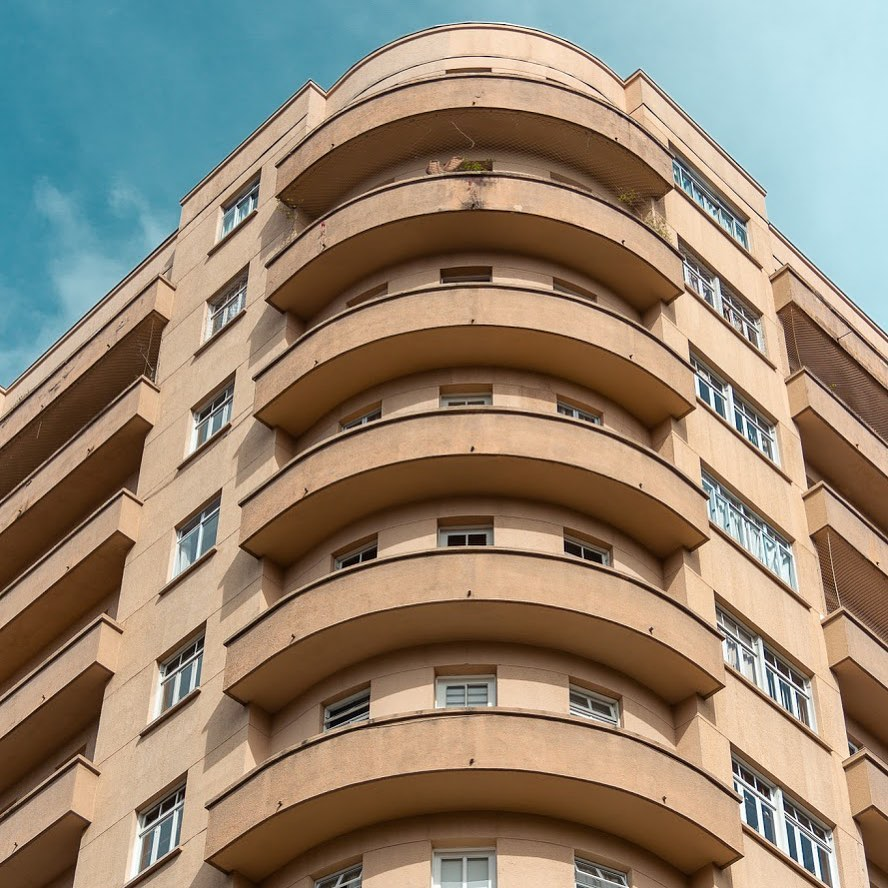
#> input picture code/fourier-transforms/predio.jpg, 888 x 888 px
$ python filtragem-fourier.py   (older library calls are emulated)
#> lines starting #> are read from the running program, lines starting #| are printed output that depends on the picture
"""
filtragem-fourier.py
Implementação de filtros no domínio da frequência usando Transformada de Fourier
"""

import numpy as np
import cv2
import matplotlib.pyplot as plt

def aplicar_filtro_fourier(imagem, tipo_filtro='lowpass', cutoff=30):
    """Aplica filtro passa-baixa ou passa-alta via FFT.

    Parâmetros:
        imagem (np.ndarray): Imagem de entrada (colorida ou grayscale).
        tipo_filtro (str): 'lowpass' (borrar) ou 'highpass' (nitidez).
        cutoff (int): Raio da região de corte em frequência.

    Retorna:
        np.ndarray: Imagem filtrada normalizada em [0, 255].
    """
    # Validar parâmetros
    if cutoff <= 0:
        raise ValueError("cutoff deve ser positivo.")

    # Converter para grayscale
    if len(imagem.shape) == 3:
        img_gray = cv2.cvtColor(imagem, cv2.COLOR_BGR2GRAY)
    else:
        img_gray = imagem.copy()

    rows, cols = img_gray.shape
    if cutoff >= min(rows, cols) // 2:
        raise ValueError("cutoff excede as dimensões da imagem.")

    # Transformada de Fourier
    fft = np.fft.fft2(img_gray)
    fft_shift = np.fft.fftshift(fft)

    # Criar máscara Gaussiana para evitar ringing (Figura 3.24 do livro)
    center_row, center_col = rows // 2, cols // 2
    y, x = np.ogrid[:rows, :cols]
    distancia = np.sqrt((x - center_col)**2 + (y - center_row)**2)

    if tipo_filtro == 'lowpass':
        mask = np.exp(-(distancia**2) / (2 * (cutoff**2)))
    elif tipo_filtro == 'highpass':
        mask = 1 - np.exp(-(distancia**2) / (2 * (cutoff**2)))
    else:
        raise ValueError("tipo_filtro deve ser 'lowpass' ou 'highpass'")

    # Aplicar filtro e transformada inversa
    fft_filtrado = fft_shift * mask
    img_filtrada = np.fft.ifft2(np.fft.ifftshift(fft_filtrado))
    img_filtrada = np.abs(img_filtrada)
    img_filtrada = cv2.normalize(img_filtrada, None, 0, 255, cv2.NORM_MINMAX, dtype=cv2.CV_8U)

    return img_filtrada

def visualizar_espectro(fft_shift):
    """Visualiza o espectro de Fourier em log scale."""
    magnitude = np.log(1 + np.abs(fft_shift))
    plt.imshow(magnitude, cmap='gray')
    plt.title('Espectro de Frequência (log)')
    plt.axis('off')
    plt.show()

def visualizar_resultados(original, filtrada1, filtrada2, titulo1, titulo2, salvar=False):
    """Exibe e/ou salva os resultados comparativos."""
    plt.figure(figsize=(15, 5))

    plt.subplot(1, 3, 1)
    if len(original.shape) == 3:
        plt.imshow(cv2.cvtColor(original, cv2.COLOR_BGR2RGB))
    else:
        plt.imshow(original, cmap='gray')
    plt.title('Original')
    plt.axis('off')

    plt.subplot(1, 3, 2)
    plt.imshow(filtrada1, cmap='gray')
    plt.title(titulo1)
    plt.axis('off')

    plt.subplot(1, 3, 3)
    plt.imshow(filtrada2, cmap='gray')
    plt.title(titulo2)
    plt.axis('off')

    plt.tight_layout()

    if salvar:
        plt.savefig('resultados_filtragem.png', bbox_inches='tight')
    plt.show()

if __name__ == "__main__":
    # Configurações
    ARQUIVO_IMAGEM = 'predio.jpg' # Se for usar uma imagem diferente, altere aqui!
    CUTOFF_FREQUENCIA = 30

    try:
        # Carregar imagem
        img = cv2.imread(ARQUIVO_IMAGEM)
#> img is the input picture: shape (888, 888, 3); mean B, G, R 115, 133.1, 147.1
        if img is None:
            raise FileNotFoundError(f"Imagem '{ARQUIVO_IMAGEM}' não encontrada.")

        # Processamento
        img_lowpass = aplicar_filtro_fourier(img, 'lowpass', CUTOFF_FREQUENCIA)
#> in aplicar_filtro_fourier, `img_gray = cv2.cvtColor(imagem, cv2.COLOR_BGR2GRAY)`:
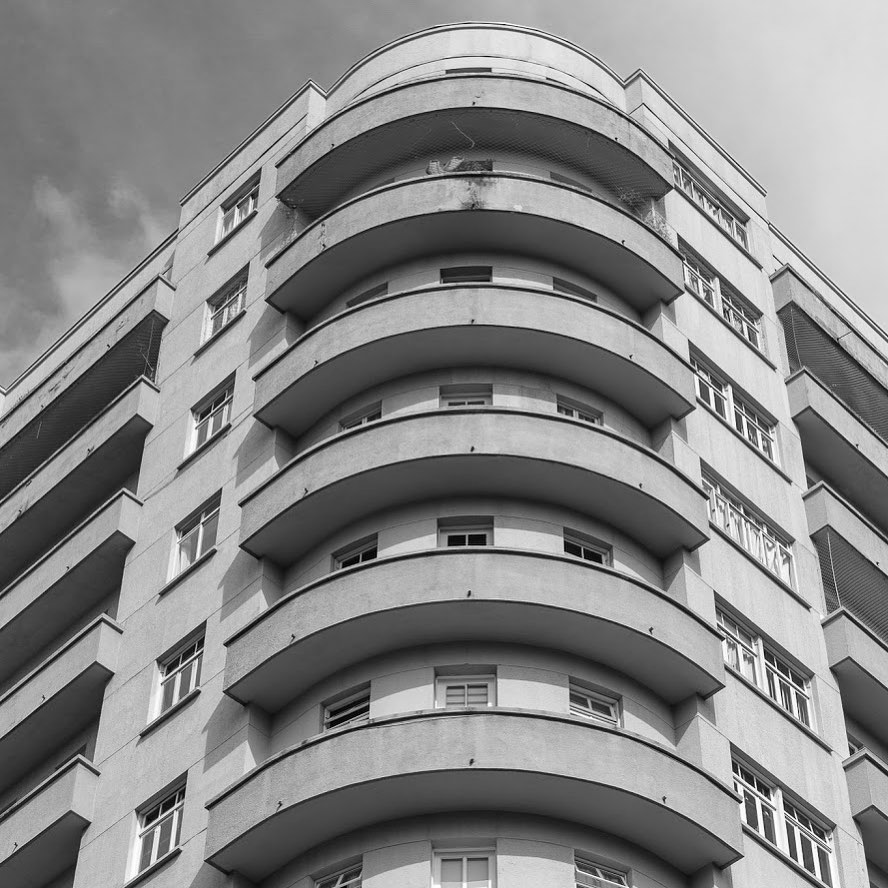
#> img_gray: shape (888, 888); min 0, max 255, mean 135.2
#> in aplicar_filtro_fourier, `img_filtrada = cv2.normalize(img_filtrada, None, 0, 255, cv2.NORM_MINM..`:
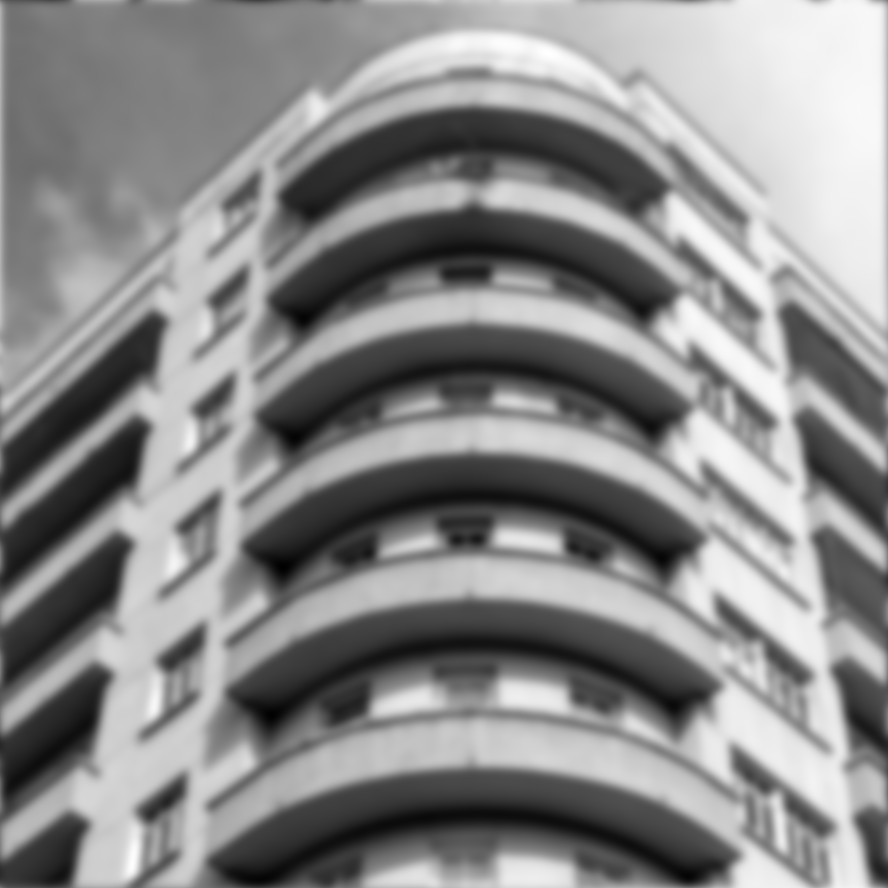
#> img_filtrada: shape (888, 888); min 0, max 255, mean 137.7
        img_highpass = aplicar_filtro_fourier(img, 'highpass', CUTOFF_FREQUENCIA)
#> call 2 of aplicar_filtro_fourier, with tipo_filtro = 'highpass', cutoff = 30
#> in aplicar_filtro_fourier (call 2), `img_filtrada = np.abs(img_filtrada)`:
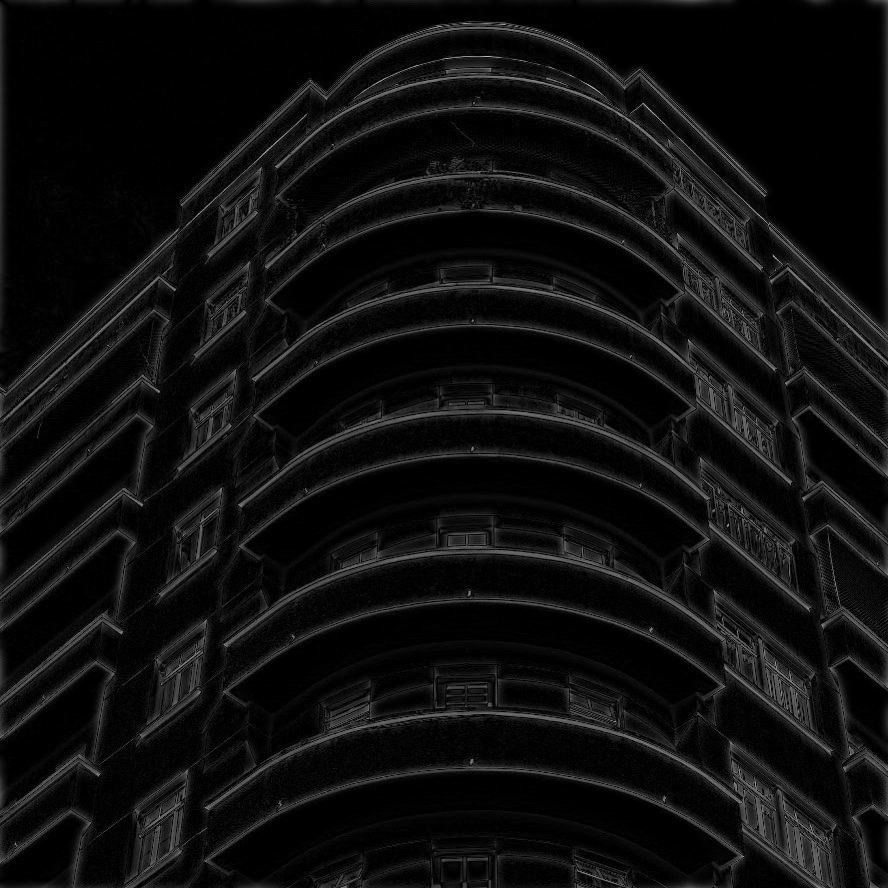
#> img_filtrada: shape (888, 888) float64; min 4.36e-06, max 193.3, mean 15
#> in aplicar_filtro_fourier (call 2), `img_filtrada = cv2.normalize(img_filtrada, None, 0, 255, cv2.NORM_MINM..`:
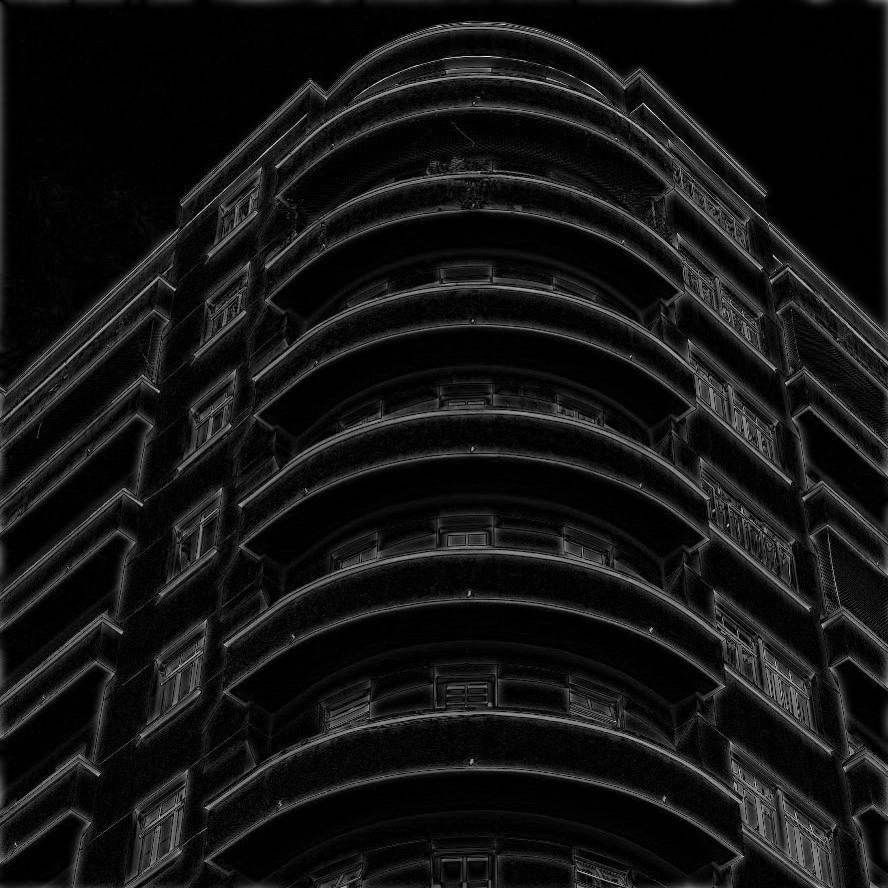
#> img_filtrada: shape (888, 888); min 0, max 255, mean 19.8

        # Visualização
        visualizar_resultados(img, img_lowpass, img_highpass,
                            f'Passa-Baixa (cutoff={CUTOFF_FREQUENCIA})',
                            f'Passa-Alta (cutoff={CUTOFF_FREQUENCIA})',
                            salvar=True)
#> in visualizar_resultados, `plt.savefig('resultados_filtragem.png', bbox_inches='tight')`:
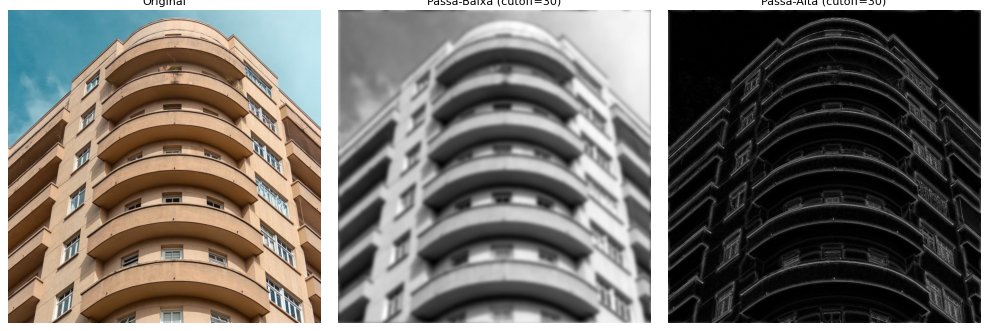
#> figure drawn by matplotlib, 3 panels

        # Visualizar espectro (opcional)
        fft = np.fft.fft2(cv2.cvtColor(img, cv2.COLOR_BGR2GRAY))
        visualizar_espectro(np.fft.fftshift(fft))
#> in visualizar_espectro, `magnitude = np.log(1 + np.abs(fft_shift))`:
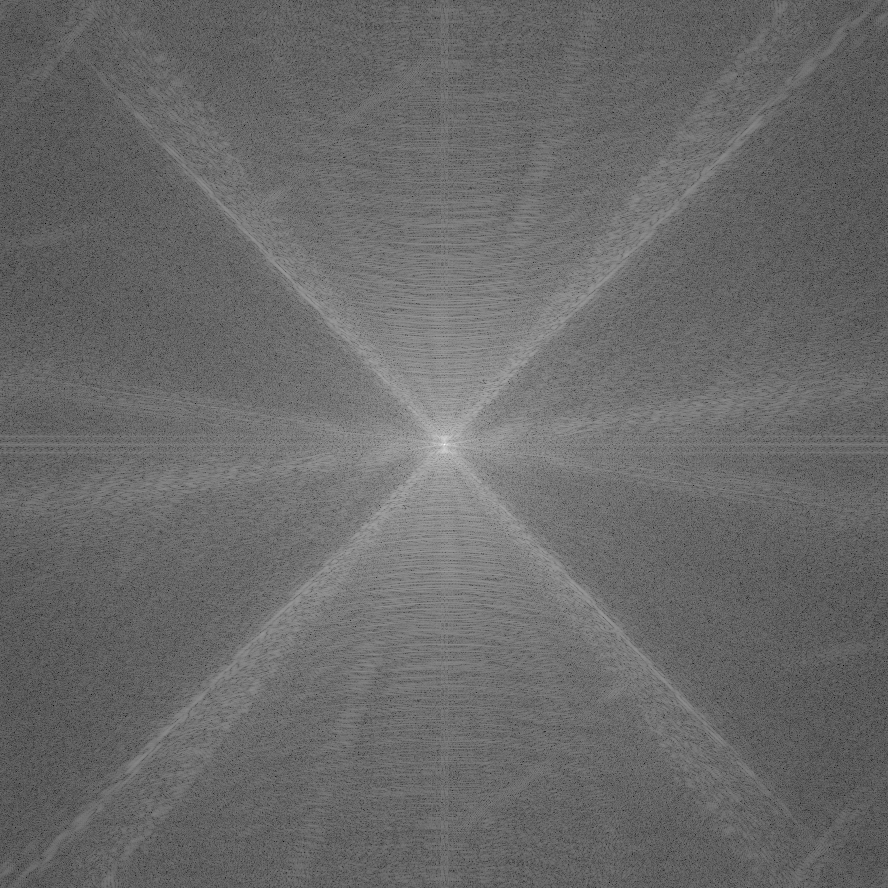
#> magnitude: shape (888, 888) float64; min 2.06, max 18.48, mean 8.89; drawn with min black and max white

    except Exception as e:
        print(f"Erro: {e}")

# Para rodar no terminal: py filtragem-fourier.py

$ run again, with code/fourier-transforms/bitdog.jpeg copied over code/fourier-transforms/predio.jpg
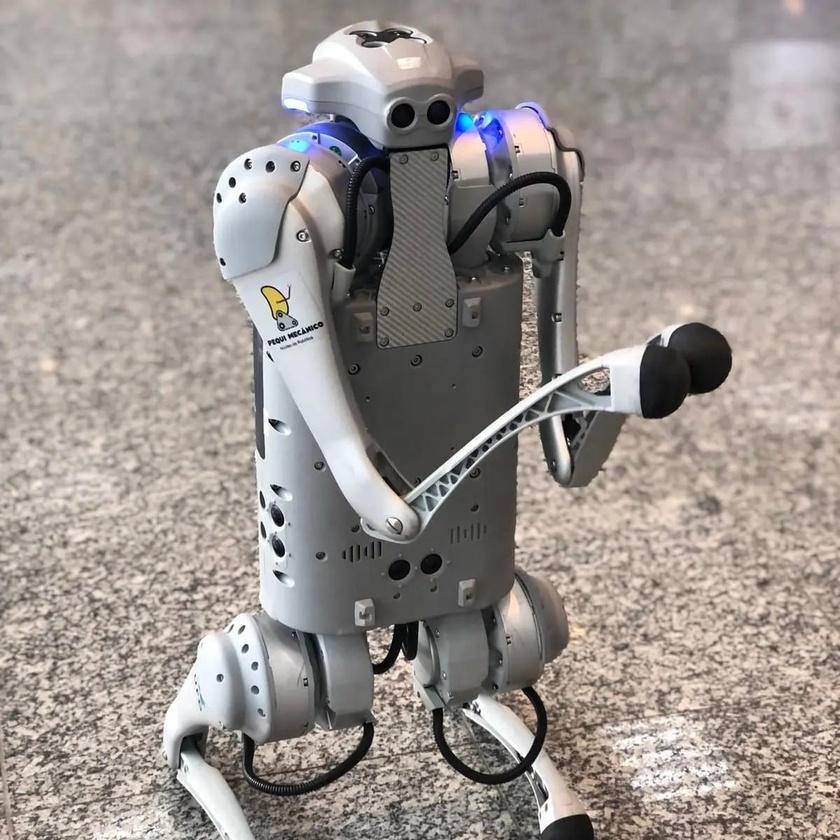
#> input picture code/fourier-transforms/bitdog.jpeg, 840 x 840 px, shrunk from 1200 x 1200 before the run
#> img is the input picture: shape (840, 840, 3); mean B, G, R 142.6, 147.1, 154.6
#> in visualizar_resultados, `plt.savefig('resultados_filtragem.png', bbox_inches='tight')`:
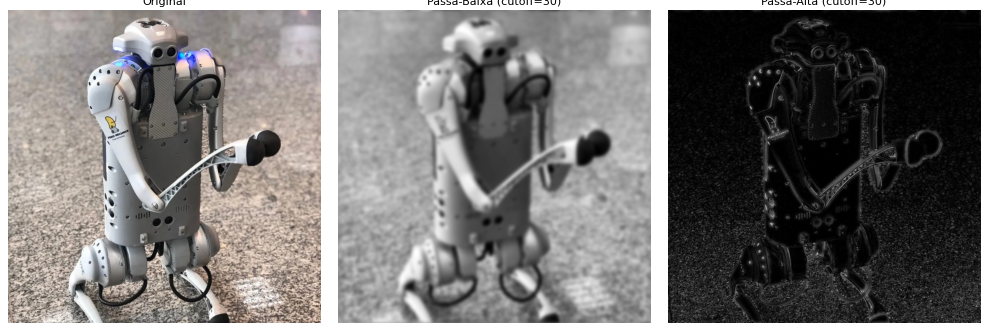
#> figure drawn by matplotlib, 3 panels
#> in visualizar_espectro, `magnitude = np.log(1 + np.abs(fft_shift))`:
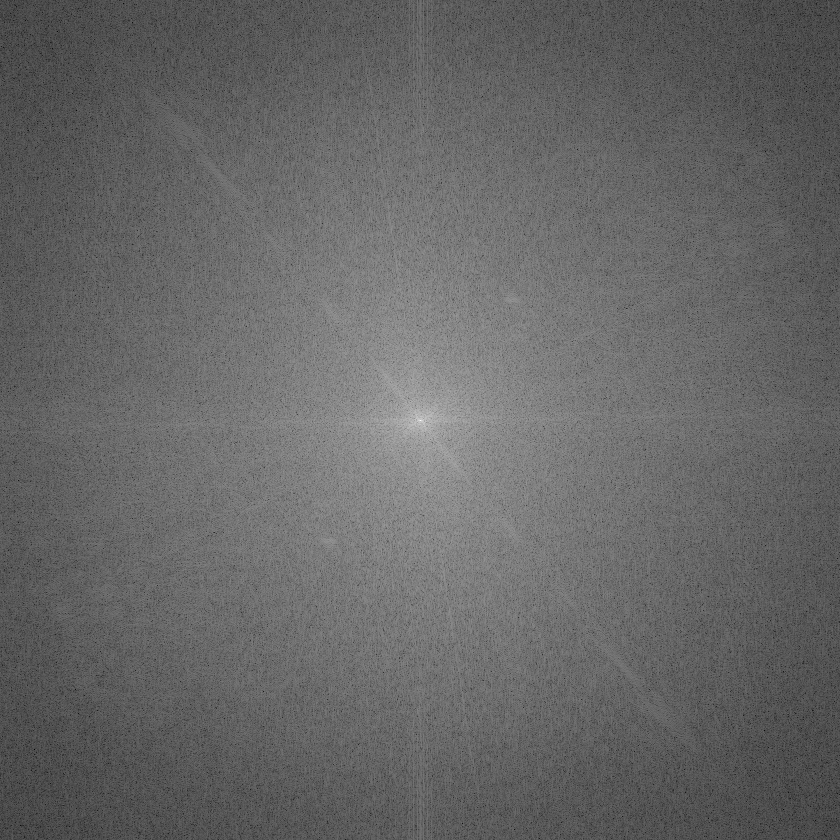
#> magnitude: shape (840, 840) float64; min 1.54, max 18.47, mean 8.36; drawn with min black and max white
